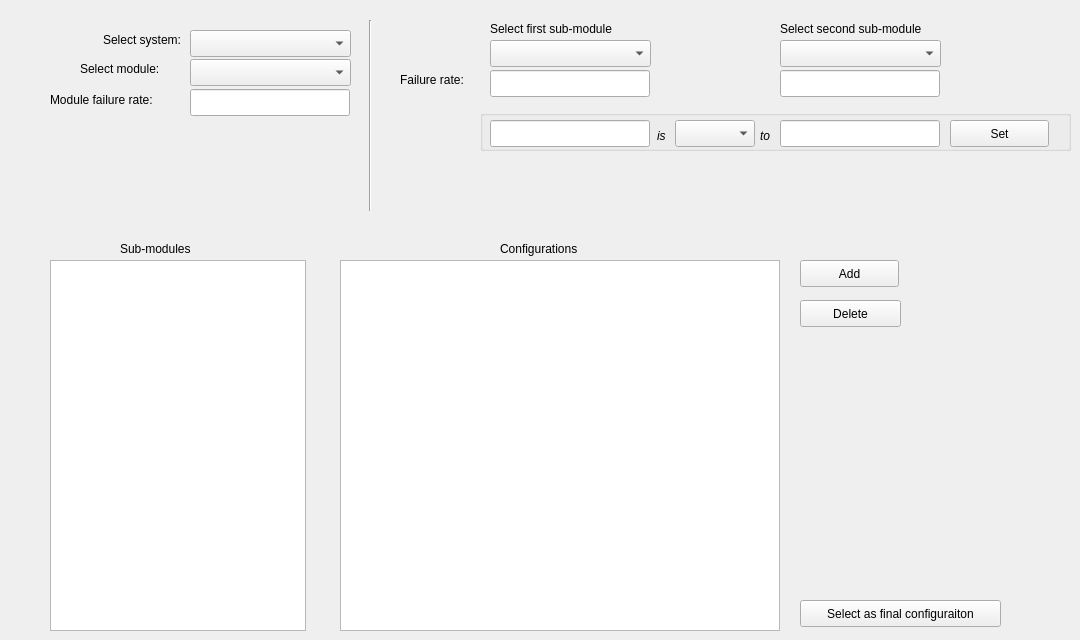
        <widget class="QWidget" name="tab_2">
         <attribute name="title">
          <string>Module Configuration</string>
         </attribute>
         <widget class="QPushButton" name="pushButton_delete_sub_module_config">
          <property name="geometry">
           <rect>
            <x>800</x>
            <y>300</y>
            <width>101</width>
            <height>27</height>
           </rect>
          </property>
          <property name="text">
           <string>Delete</string>
          </property>
          <property name="autoDefault">
           <bool>false</bool>
          </property>
          <property name="default">
           <bool>false</bool>
          </property>
          <property name="flat">
           <bool>false</bool>
          </property>
         </widget>
         <widget class="QPushButton" name="pushButton_add_sub_module_config">
          <property name="geometry">
           <rect>
            <x>800</x>
            <y>260</y>
            <width>99</width>
            <height>27</height>
           </rect>
          </property>
          <property name="text">
           <string>Add</string>
          </property>
         </widget>
         <widget class="QLineEdit" name="lineEdit_configuration_failure_rate_module">
          <property name="geometry">
           <rect>
            <x>190</x>
            <y>89</y>
            <width>160</width>
            <height>27</height>
           </rect>
          </property>
          <property name="readOnly">
           <bool>true</bool>
          </property>
         </widget>
         <widget class="QLineEdit" name="lineEdit_configuration_failure_rate_second_sub_module">
          <property name="geometry">
           <rect>
            <x>780</x>
            <y>70</y>
            <width>160</width>
            <height>27</height>
           </rect>
          </property>
          <property name="readOnly">
           <bool>true</bool>
          </property>
         </widget>
         <widget class="QGroupBox" name="groupBox_set_types_5">
          <property name="geometry">
           <rect>
            <x>480</x>
            <y>110</y>
            <width>591</width>
            <height>41</height>
           </rect>
          </property>
          <property name="title">
           <string/>
          </property>
          <widget class="QPushButton" name="pushButton_configuration_set_sub_module_type">
           <property name="geometry">
            <rect>
             <x>470</x>
             <y>10</y>
             <width>99</width>
             <height>27</height>
            </rect>
           </property>
           <property name="text">
            <string>Set</string>
           </property>
          </widget>
          <widget class="QLabel" name="label_26">
           <property name="geometry">
            <rect>
             <x>177</x>
             <y>10</y>
             <width>16</width>
             <height>31</height>
            </rect>
           </property>
           <property name="font">
            <font>
             <italic>true</italic>
            </font>
           </property>
           <property name="text">
            <string>is</string>
           </property>
          </widget>
          <widget class="QLabel" name="label_27">
           <property name="geometry">
            <rect>
             <x>280</x>
             <y>10</y>
             <width>16</width>
             <height>31</height>
            </rect>
           </property>
           <property name="font">
            <font>
             <italic>true</italic>
            </font>
           </property>
           <property name="text">
            <string>to</string>
           </property>
          </widget>
          <widget class="QLineEdit" name="lineEdit_configuration_second_sub_module">
           <property name="geometry">
            <rect>
             <x>300</x>
             <y>10</y>
             <width>160</width>
             <height>27</height>
            </rect>
           </property>
           <property name="readOnly">
            <bool>true</bool>
           </property>
          </widget>
          <widget class="QComboBox" name="comboBox_configuration_type_of_sub_module">
           <property name="geometry">
            <rect>
             <x>195</x>
             <y>10</y>
             <width>80</width>
             <height>27</height>
            </rect>
           </property>
          </widget>
          <widget class="QLineEdit" name="lineEdit_configuration_first_sub_module">
           <property name="geometry">
            <rect>
             <x>10</x>
             <y>10</y>
             <width>160</width>
             <height>27</height>
            </rect>
           </property>
           <property name="readOnly">
            <bool>true</bool>
           </property>
          </widget>
         </widget>
         <widget class="QComboBox" name="comboBox_configuration_st_ssm_select_module">
          <property name="geometry">
           <rect>
            <x>190</x>
            <y>59</y>
            <width>161</width>
            <height>27</height>
           </rect>
          </property>
         </widget>
         <widget class="QLabel" name="label_configuration_failure_rate_9">
          <property name="geometry">
           <rect>
            <x>50</x>
            <y>90</y>
            <width>141</width>
            <height>20</height>
           </rect>
          </property>
          <property name="text">
           <string>Module failure rate:</string>
          </property>
         </widget>
         <widget class="QComboBox" name="comboBox_configuration_select_first_sub_module">
          <property name="geometry">
           <rect>
            <x>490</x>
            <y>40</y>
            <width>161</width>
            <height>27</height>
           </rect>
          </property>
         </widget>
         <widget class="QComboBox" name="comboBox_configuration_st_ssm_select_system">
          <property name="geometry">
           <rect>
            <x>190</x>
            <y>30</y>
            <width>161</width>
            <height>27</height>
           </rect>
          </property>
         </widget>
         <widget class="QLineEdit" name="lineEdit_configuration_failure_rate_first_sub_module">
          <property name="geometry">
           <rect>
            <x>490</x>
            <y>70</y>
            <width>160</width>
            <height>27</height>
           </rect>
          </property>
          <property name="readOnly">
           <bool>true</bool>
          </property>
         </widget>
         <widget class="QLabel" name="label_configuration_select_first_sub_module">
          <property name="geometry">
           <rect>
            <x>490</x>
            <y>20</y>
            <width>171</width>
            <height>17</height>
           </rect>
          </property>
          <property name="text">
           <string>Select first sub-module</string>
          </property>
         </widget>
         <widget class="QLabel" name="label_configuration_select_second_sub_module">
          <property name="geometry">
           <rect>
            <x>780</x>
            <y>20</y>
            <width>191</width>
            <height>17</height>
           </rect>
          </property>
          <property name="text">
           <string>Select second sub-module</string>
          </property>
         </widget>
         <widget class="QListWidget" name="listWidget_configurations_of_sub_modules">
          <property name="geometry">
           <rect>
            <x>340</x>
            <y>260</y>
            <width>440</width>
            <height>371</height>
           </rect>
          </property>
          <property name="dragDropMode">
           <enum>QAbstractItemView::NoDragDrop</enum>
          </property>
         </widget>
         <widget class="QListWidget" name="listWidget_sub_modules">
          <property name="geometry">
           <rect>
            <x>50</x>
            <y>260</y>
            <width>256</width>
            <height>371</height>
           </rect>
          </property>
         </widget>
         <widget class="QLabel" name="label_configuration_failure_rate_10">
          <property name="geometry">
           <rect>
            <x>400</x>
            <y>70</y>
            <width>91</width>
            <height>20</height>
           </rect>
          </property>
          <property name="text">
           <string>Failure rate:</string>
          </property>
         </widget>
         <widget class="QLabel" name="label_configuration_sub_module_list_4">
          <property name="geometry">
           <rect>
            <x>70</x>
            <y>30</y>
            <width>111</width>
            <height>20</height>
           </rect>
          </property>
          <property name="text">
           <string>Select system:</string>
          </property>
          <property name="alignment">
           <set>Qt::AlignRight|Qt::AlignTrailing|Qt::AlignVCenter</set>
          </property>
         </widget>
         <widget class="QLabel" name="label_configuration_module_list">
          <property name="geometry">
           <rect>
            <x>80</x>
            <y>59</y>
            <width>101</width>
            <height>20</height>
           </rect>
          </property>
          <property name="text">
           <string>Select module:</string>
          </property>
         </widget>
         <widget class="QPushButton" name="pushButton_select_final_configuration_of_module">
          <property name="geometry">
           <rect>
            <x>800</x>
            <y>600</y>
            <width>201</width>
            <height>27</height>
           </rect>
          </property>
          <property name="text">
           <string>Select as final configuraiton</string>
          </property>
         </widget>
         <widget class="QLabel" name="label_configurations_5">
          <property name="geometry">
           <rect>
            <x>500</x>
            <y>240</y>
            <width>111</width>
            <height>17</height>
           </rect>
          </property>
          <property name="text">
           <string>Configurations</string>
          </property>
         </widget>
         <widget class="QComboBox" name="comboBox_configuration_select_second_sub_module">
          <property name="geometry">
           <rect>
            <x>780</x>
            <y>40</y>
            <width>161</width>
            <height>27</height>
           </rect>
          </property>
         </widget>
         <widget class="QLabel" name="label_sub_module">
          <property name="geometry">
           <rect>
            <x>120</x>
            <y>240</y>
            <width>91</width>
            <height>17</height>
           </rect>
          </property>
          <property name="text">
           <string>Sub-modules</string>
          </property>
         </widget>
         <widget class="Line" name="line_32">
          <property name="geometry">
           <rect>
            <x>360</x>
            <y>20</y>
            <width>20</width>
            <height>191</height>
           </rect>
          </property>
          <property name="orientation">
           <enum>Qt::Vertical</enum>
          </property>
         </widget>
        </widget>
